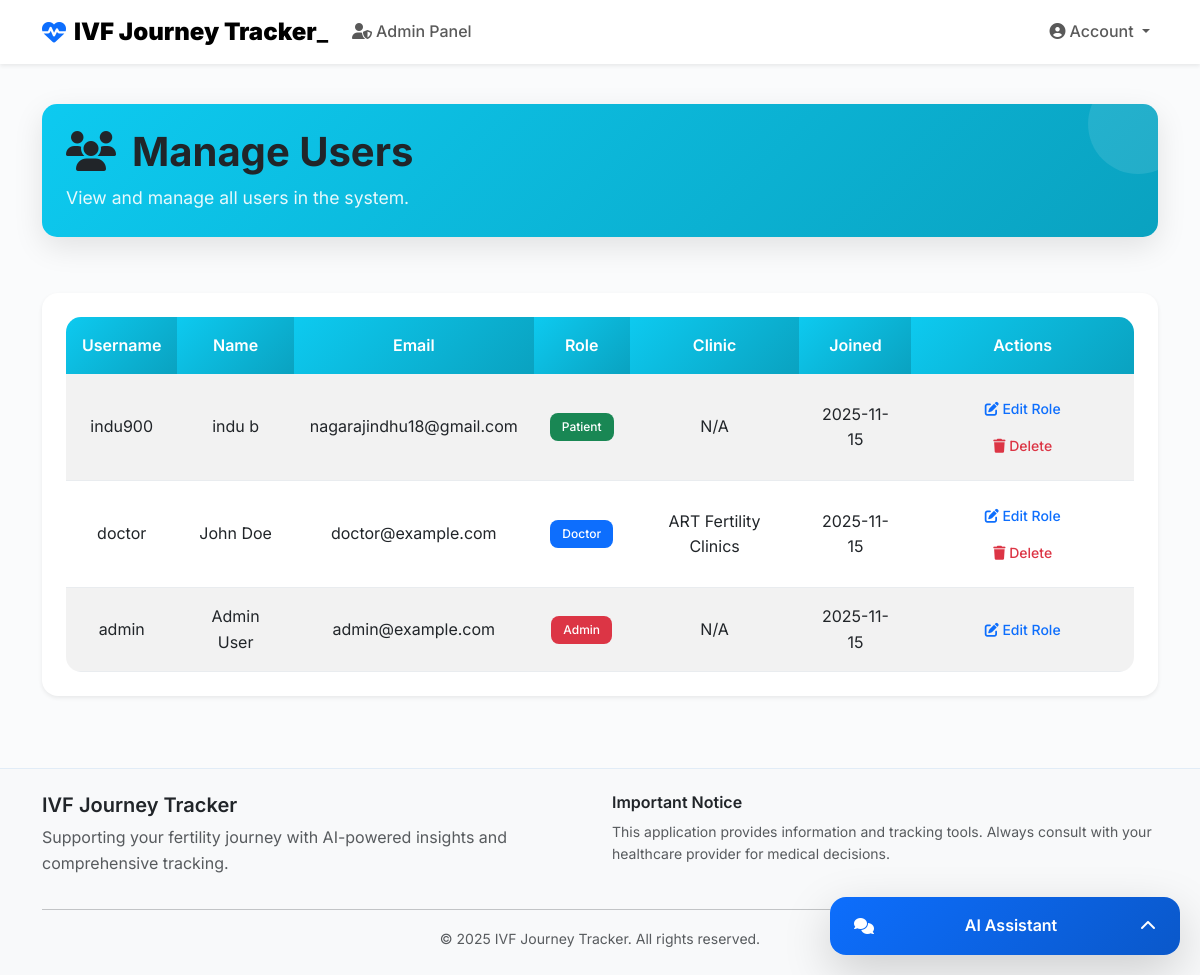
The app's page /admin/users (signed in) with its own data.
### models.py (models this page shows, shortened)
class User(db.Model):
    __tablename__ = 'user' # <-- CRITICAL FIX: Explicit table name added
    id = db.Column(db.Integer, primary_key=True)
    username = db.Column(db.String(64), index=True, unique=True, nullable=False)
    email = db.Column(db.String(120), index=True, unique=True, nullable=False)
    password_hash = db.Column(db.String(256), nullable=False)
    first_name = db.Column(db.String(64), nullable=False)
    last_name = db.Column(db.String(64), nullable=False)
    date_of_birth = db.Column(db.Date)
    phone = db.Column(db.String(20))
    user_type = db.Column(db.String(10), default='patient', nullable=False)
    clinic_id = db.Column(db.Integer, db.ForeignKey('clinic.id'), nullable=True) # References 'clinic' table
    created_at = db.Column(db.DateTime, default=lambda: datetime.now(timezone.utc))
    patient_data = db.relationship('PatientData', backref='owner', uselist=False, cascade="all, delete-orphan")
    ivf_cycles = db.relationship('IVFCycle', backref='patient', lazy='dynamic', cascade="all, delete-orphan")
    medication_reminders = db.relationship('MedicationReminder', backref='user', lazy='dynamic', cascade="all, delete-orphan")
    wellness_logs = db.relationship('WellnessLog', backref='user', lazy='dynamic', cascade="all, delete-orphan")
    predictions = db.relationship('Prediction', backref='user', lazy='dynamic', cascade="all, delete-orphan")
    chat_messages = db.relationship('ChatMessage', backref='user', lazy='dynamic', cascade="all, delete-orphan")
    medical_documents = db.relationship('MedicalDocument', backref='user', lazy='dynamic', cascade="all, delete-orphan")

class Clinic(db.Model):
    __tablename__ = 'clinic' # <-- CRITICAL FIX: Explicit table name added
    id = db.Column(db.Integer, primary_key=True)
    name = db.Column(db.String(100), nullable=False)
    state = db.Column(db.String(100), nullable=False)
    city = db.Column(db.String(100), nullable=False)
    address = db.Column(db.String(255))
    contact_number = db.Column(db.String(20))
    phone = db.Column(db.String(20))
    website = db.Column(db.String(255))
    description = db.Column(db.Text)
    doctors = db.relationship('User', backref='clinic', lazy='dynamic') # References 'user' table via clinic_id foreign key

### main.py (the view)
@app.route('/admin/users')
@admin_required
def admin_users():
    user = User.query.get(session['user_id'])
    users = User.query.order_by(User.created_at.desc()).all()
    return render_template('admin_users.html', user=user, users=users)

### main.py (called while the page is built)
def admin_required(f):
    @wraps(f)
    def wrapper(*args, **kwargs):
        if 'user_id' not in session or session.get('user_type') != 'admin':
            flash('You do not have permission to access this page.', 'error')
            return redirect(url_for('index'))
        return f(*args, **kwargs)
    return wrapper

### templates/admin_users.html (shortened to what this page needs)
{% extends "base.html" %}
{% block head %}
    <link href="https://cdn.jsdelivr.net/npm/bootstrap@5.3.0/dist/css/bootstrap.min.css" rel="stylesheet">
    <link rel="stylesheet" href="https://cdnjs.cloudflare.com/ajax/libs/font-awesome/6.4.0/css/all.min.css">
    <link rel="stylesheet" href="https://unpkg.com/leaflet@1.9.4/dist/leaflet.css"/>
    <link rel="stylesheet" href="{{ url_for('static', filename='css/base.style.css') }}">
    <link rel="stylesheet" href="{{ url_for('static', filename='css/admin_users.style.css') }}">
{% endblock %}
{% block content %}
<div class="container py-4">
    <div class="row mb-4">
        <div class="col-12">
            <div class="page-header bg-gradient-info text-white p-4">
                <h1 class="mb-2">
                    <i class="fas fa-users me-3"></i>Manage Users
                </h1>
                <p class="mb-0 opacity-90">
                    View and manage all users in the system.
                </p>
            </div>
        </div>
    </div>
    <div class="row">
        <div class="col-12">
            {% if users %}
                <div class="card">
                    <div class="card-body">
                        <div class="table-responsive">
                            <table class="table table-striped">
                                <thead>
                                    <tr>
                                        <th>Username</th>
                                        <th>Name</th>
                                        <th>Email</th>
                                        <th>Role</th>
                                        <th>Clinic</th>
                                        <th>Joined</th>
                                        <th>Actions</th>
                                    </tr>
                                </thead>
                                <tbody>
                                    {% for user_item in users %}
                                        <tr>
                                            <td>{{ user_item.username }}</td>
                                            <td>{{ user_item.first_name }} {{ user_item.last_name }}</td>
                                            <td>{{ user_item.email }}</td>
                                            <td>
                                                <span class="badge bg-{{ 'danger' if user_item.user_type == 'admin' else 'primary' if user_item.user_type == 'doctor' else 'success' }}">
                                                    {{ user_item.user_type.title() }}
                                                </span>
                                            </td>
                                            <td>{{ user_item.clinic.name if user_item.clinic else 'N/A' }}</td>
                                            <td>{{ user_item.created_at.strftime('%Y-%m-%d') }}</td>
                                            <td>
                                                <a href="{{ url_for('edit_user', user_id=user_item.id) }}" class="btn btn-sm btn-outline-primary">
                                                    <i class="fas fa-edit"></i> Edit Role
                                                </a>
                                                {% if user_item.id != user.id %}
                                                    <form method="POST" action="{{ url_for('delete_user', user_id=user_item.id) }}" class="d-inline"
                                                          onsubmit="return confirm('Are you sure you want to delete this user?')">
                                                        <button type="submit" class="btn btn-sm btn-outline-danger">
                                                            <i class="fas fa-trash"></i> Delete
                                                        </button>
                                                    </form>
                                                {% endif %}
                                            </td>
                                        </tr>
                                    {% endfor %}
                                </tbody>
                            </table>
                        </div>
                    </div>
                </div>
            {% endif %}
        </div>
    </div>
</div>
{% endblock %}

### static/css/base.style.css (style rules this page uses)
:root { --primary-color: #0d6efd; --secondary-color: #6c757d; --success-color: #198754; --danger-color: #dc3545; --warning-color: #ffc107; --info-color: #0dcaf0; --light-color: #f8f9fa; --dark-color: #212529; --purple-color: #6f42c1; --teal-color: #20c997; --medical-blue: #4a90e2; --medical-green: #7ed321; --medical-light: #f0f8ff; --medical-border: #e1ecf7; --dashboard-primary: #4a90e2; --dashboard-success: #7ed321; --dashboard-info: #50e3c2; --dashboard-warning: #f5a623; --dashboard-danger: #d0021b; --dashboard-purple: #9013fe; --dashboard-teal: #00d4aa; --gradient-primary: linear-gradient(135deg, #0d6efd 0%, #0a58ca 100%); --gradient-success: linear-gradient(135deg, #198754 0%, #146c43 100%); --gradient-info: linear-gradient(135deg, #0dcaf0 0%, #0aa2c0 100%); --gradient-warning: linear-gradient(135deg, #ffc107 0%, #ffb800 100%); --gradient-danger: linear-gradient(135deg, #dc3545 0%, #b02a37 100%); --gradient-purple: linear-gradient(135deg, #6f42c1 0%, #5a2d91 100%); --gradient-teal: linear-gradient(135deg, #20c997 0%, #198754 100%); --dashboard-gradient-primary: linear-gradient(135deg, var(--dashboard-primary) 0%, var(--dashboard-success) 100%); --dashboard-gradient-success: linear-gradient(135deg, var(--dashboard-success) 0%, var(--dashboard-info) 100%); --dashboard-gradient-info: linear-gradient(135deg, var(--dashboard-info) 0%, var(--dashboard-teal) 100%); --dashboard-gradient-warning: linear-gradient(135deg, var(--dashboard-warning) 0%, var(--dashboard-danger) 100%); --dashboard-gradient-danger: linear-gradient(135deg, var(--dashboard-danger) 0%, var(--dashboard-purple) 100%); --shadow-sm: 0 0.125rem 0.25rem rgba(0, 0, 0, 0.075); --shadow-md: 0 0.5rem 1rem rgba(0, 0, 0, 0.15); --shadow-lg: 0 1rem 3rem rgba(0, 0, 0, 0.175); --border-radius-sm: 0.375rem; --border-radius-md: 0.5rem; --border-radius-lg: 1rem; --border-radius-xl: 1.5rem; --dashboard-shadow: 0 2px 10px rgba(0, 0, 0, 0.1); --dashboard-transition: all 0.3s ease; --dashboard-border-radius: 15px; }
body { font-family: 'Inter', 'Segoe UI', -apple-system, BlinkMacSystemFont, sans-serif; background-color: #fafbfc; color: var(--dark-color); line-height: 1.6; }
h1, h2, h3, h4, h5, h6 { font-weight: 600; color: var(--dark-color); }
.bg-gradient-info { background: var(--gradient-info) !important; }
.page-header { border-radius: var(--border-radius-lg); box-shadow: var(--shadow-md); margin-bottom: 2rem; position: relative; overflow: hidden; }
.page-header::before { content: ''; position: absolute; top: 0; right: 0; width: 100px; height: 100px; background: rgba(255, 255, 255, 0.1); border-radius: 50%; transform: translate(30%, -30%); }
.card { border: none; border-radius: var(--border-radius-lg); box-shadow: var(--shadow-sm); transition: all 0.3s ease; overflow: hidden; }
.card-body { padding: 1.5rem; }
.badge { font-weight: 500; padding: 0.5rem 0.75rem; border-radius: var(--border-radius-md); }
.btn { font-weight: 500; border-radius: var(--border-radius-md); padding: 0.75rem 1.5rem; transition: all 0.3s ease; border: none; position: relative; overflow: hidden; }
.btn::before { content: ''; position: absolute; top: 0; left: -100%; width: 100%; height: 100%; background: rgba(255, 255, 255, 0.2); transition: left 0.3s ease; }
.btn-sm { padding: 0.5rem 1rem; font-size: 0.875rem; }
.table { border-radius: var(--border-radius-md); overflow: hidden; box-shadow: var(--shadow-sm); }
.table thead th { background-color: var(--medical-light); border-bottom: 2px solid var(--medical-border); font-weight: 600; color: var(--dark-color); padding: 1rem; }
.table tbody tr { transition: all 0.3s ease; }
.table td { padding: 1rem; vertical-align: middle; border-bottom: 1px solid var(--medical-border); }
.table th { border-top: none; font-weight: 600; color: #495057; }

### static/css/patient_dashboard.style.css (style rules this page uses)
.card { border: none; border-radius: 15px; transition: transform 0.2s ease, box-shadow 0.2s ease; }

### static/css/doctor_dashboard.style.css (style rules this page uses)
:root { --primary-color: #4a90e2; --success-color: #7ed321; --info-color: #50e3c2; --warning-color: #f5a623; --danger-color: #d0021b; --purple-color: #9013fe; --teal-color: #00d4aa; --shadow: 0 2px 10px rgba(0, 0, 0, 0.1); --border-radius: 15px; --transition: all 0.3s ease; }
.table th { border-top: none; font-weight: 600; color: #495057; }

### records on screen
User: username "indu900", first_name "indu", last_name "b", email "nagarajindhu18@gmail.com", user_type "Patient", clinic "N/A", created_at "2025-11-15"
User: username "doctor", first_name "John", last_name "Doe", email "doctor@example.com", user_type "Doctor", clinic "ART Fertility Clinics", created_at "2025-11-15"
User: username "admin", first_name "Admin", last_name "User", email "admin@example.com", user_type "Admin", clinic "N/A", created_at "2025-11-15"
